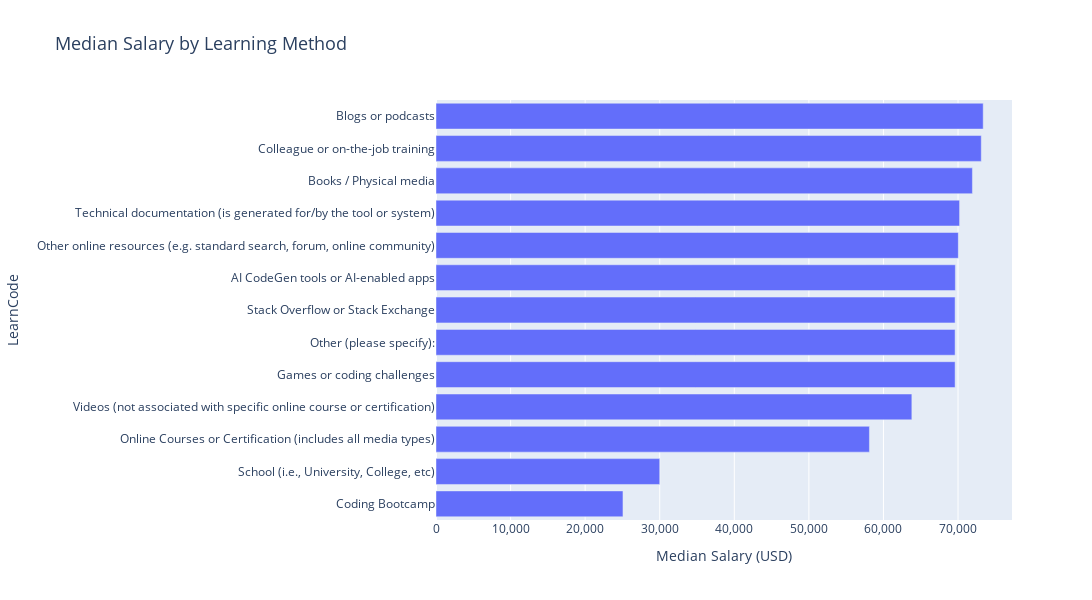

This figure's notebook cell:
### Code cell
import plotly.express as px

fig = px.bar(
    learn_stats,
    x='median',
    y=learn_stats.index,
    orientation='h',
    title='Median Salary by Learning Method',
    labels={
        'median': 'Median Salary (USD)',
        'y': 'Learning Method'
    }
)

fig.update_layout(
    width=1100,
    height=600,
    xaxis_tickformat=',',
    title_font_size=18
)

fig.show()

### Figure 1 — Plotly figure (JSON) as saved in the notebook; plotly's stock layout.template omitted (floating-point values rounded to 4 significant figures)
{"data": [{"hovertemplate": "Median Salary (USD)=%{x}<br>LearnCode=%{y}<extra></extra>", "legendgroup": "", "marker": {"color": "#636efa", "pattern": {"shape": ""}}, "name": "", "orientation": "h", "showlegend": false, "textposition": "auto", "type": "bar", "x": [25070.0, 30000.0, 58120.0, 63810.0, 69610.0, 69610.0, 69610.0, 69640.0, 70040.0, 70210.0, 71930.0, 73120.0, 73380.0], "xaxis": "x", "y": ["Coding Bootcamp", "School (i.e., University, College, etc)", "Online Courses or Certification (includes all media types)", "Videos (not associated with specific online course or certification)", "Games or coding challenges", "Other (please specify):", "Stack Overflow or Stack Exchange", "AI CodeGen tools or AI-enabled apps", "Other online resources (e.g. standard search, forum, online community)", "Technical documentation (is generated for/by the tool or system)", "Books / Physical media", "Colleague or on-the-job training", "Blogs or podcasts"], "yaxis": "y"}], "layout": {"barmode": "relative", "height": 600, "legend": {"tracegroupgap": 0}, "title": {"font": {"size": 18}, "text": "Median Salary by Learning Method"}, "width": 1100, "xaxis": {"anchor": "y", "domain": [0, 1], "tickformat": ",", "title": {"text": "Median Salary (USD)"}}, "yaxis": {"anchor": "x", "domain": [0, 1], "title": {"text": "LearnCode"}}}}
